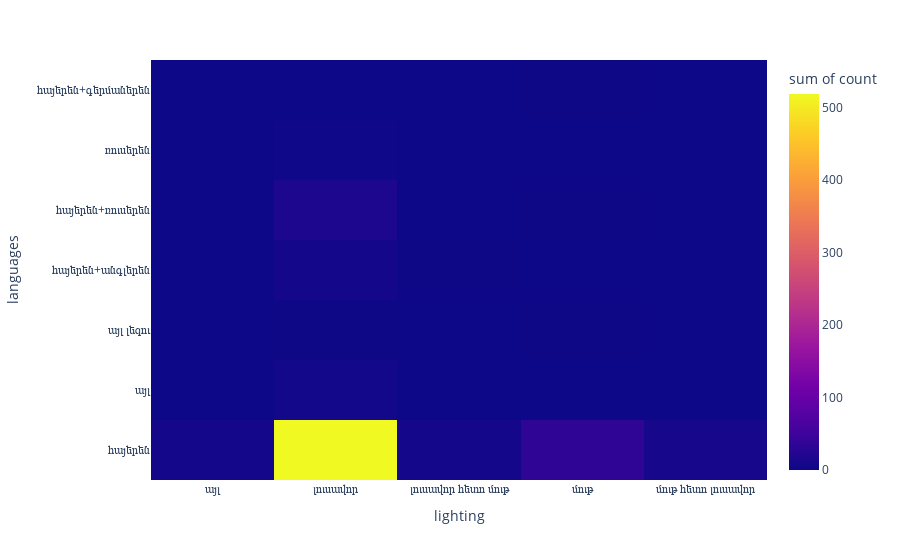

Source (notebook cell):
### Code cell
px.density_heatmap(lang_light, "lighting", "languages", "count")

### Figure 1 — Plotly figure (JSON) as saved in the notebook; plotly's stock layout.template omitted (floating-point values rounded to 4 significant figures)
{"data": [{"coloraxis": "coloraxis", "histfunc": "sum", "hovertemplate": "lighting=%{x}<br>languages=%{y}<br>sum of count=%{z}<extra></extra>", "name": "", "type": "histogram2d", "x": ["այլ", "լուսավոր", "լուսավոր", "լուսավոր", "լուսավոր", "լուսավոր", "լուսավոր", "լուսավոր հետո մութ", "լուսավոր հետո մութ", "մութ", "մութ", "մութ", "մութ", "մութ հետո լուսավոր"], "xaxis": "x", "xbingroup": "x", "y": ["հայերեն", "այլ", "այլ լեզու", "հայերեն", "հայերեն+անգլերեն", "հայերեն+ռուսերեն", "ռուսերեն", "հայերեն", "հայերեն+անգլերեն", "այլ լեզու", "հայերեն", "հայերեն+գերմաներեն", "հայերեն+ռուսերեն", "հայերեն"], "yaxis": "y", "ybingroup": "y", "z": [8, 5, 1, 519, 8, 16, 2, 7, 1, 1, 33, 1, 1, 9]}], "layout": {"coloraxis": {"colorbar": {"title": {"text": "sum of count"}}, "colorscale": [[0, "#0d0887"], [0.1111, "#46039f"], [0.2222, "#7201a8"], [0.3333, "#9c179e"], [0.4444, "#bd3786"], [0.5556, "#d8576b"], [0.6667, "#ed7953"], [0.7778, "#fb9f3a"], [0.8889, "#fdca26"], [1, "#f0f921"]]}, "legend": {"tracegroupgap": 0}, "margin": {"t": 60}, "xaxis": {"anchor": "y", "domain": [0, 1], "title": {"text": "lighting"}}, "yaxis": {"anchor": "x", "domain": [0, 1], "title": {"text": "languages"}}}}
